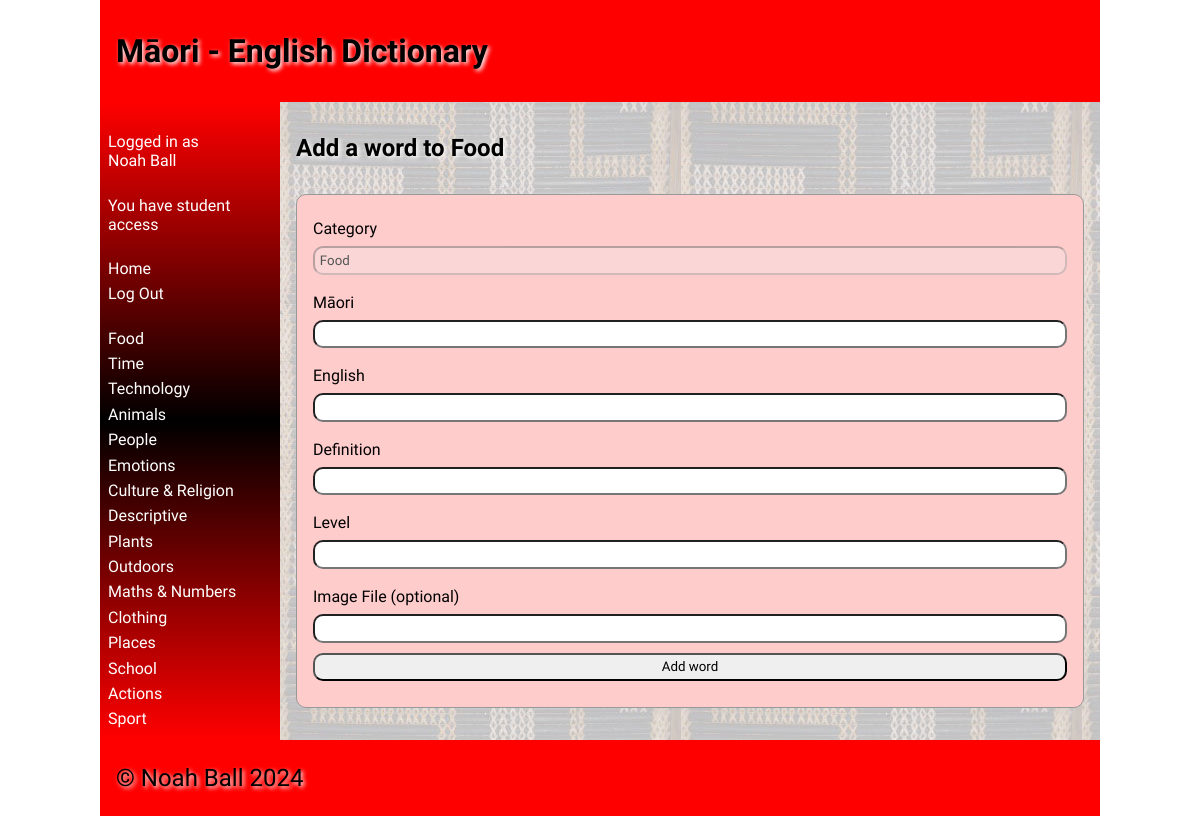
Screenshot of /add-word/1 (signed in) with the database file from the repository.
### tables this page shows
CREATE TABLE category
(
    id   integer
        constraint category_pk
            primary key autoincrement,
    name varchar(35)
);

### routes/pages.py (the view, shortened to what this page needs)
def add_word_page(cat_id):
    if not helpers.user_authenticated():  # Check if the user is logged in
        return redirect('/login')  # If not, redirect to the login page
    try:
        cat_id = int(cat_id)
    except ValueError:
        return redirect('/?error=Category+ID+is+invalid.')
    categories = helpers.get_categories()  # Retrieve all categories from the database
    cat_name = helpers.cat_id_to_name(cat_id, categories)  # Check if the category id provided is valid and grab the category name
    if cat_name is None:  # If the category id is invalid
        return redirect('/?error=Category+not+found')  # Redirect to the home page with an error message
    return render_template('add_word.html', cat_id=cat_id, cat_name=cat_name, error=request.args.get("error"), categories=categories)

### lib/db.py (called while the page is built)
def create_connection(db_file):
    try:  # Try/except block to handle exceptions
        connection = sqlite3.connect(db_file)  # Create a connection to the database
        return connection  # Return the connection
    except sqlite3.Error as e:
        print(e)  # Print the error (if one is caught)
    return None

### lib/helpers.py (called while the page is built)
def get_categories():
    query = "SELECT id, name FROM category"
    conn = db.create_connection(globals.DATABASE_FILE)
    cur = conn.cursor()
    cur.execute(query)
    categories = cur.fetchall()
    conn.close()
    return categories

def user_authenticated():
    return 'user_id' in session

def cat_id_to_name(cat_id: int, categories: tuple):
    for i in range(len(categories)): # For each category
        if categories[i][0] == cat_id: # If the category ID matches
            return categories[i][1] # Return the category name
    return "Unknown" # If the category ID is not found, return "Unknown".

### templates/add_word.html (shortened to what this page needs)
{% extends 'base.html' %}
{% block heading %}Māori - English Dictionary{% endblock %}
{% block main %}
    <h2>Add a word to {{ cat_name }}</h2>
    <form action="/add-word/{{ cat_id }}" method="post">
    <div class="dataForm">
        <p>Category</p>
        <input type="text" id="category_display" name="category_display" value="{{ cat_name }}" required disabled>
        <p>Māori</p>
        <input type="text" id="maori" name="maori" required>
        <p>English</p>
        <input type="text" id="english" name="english" required>
        <p>Definition</p>
        <input type="text" id="definition" name="definition" required>
        <p>Level</p>
        <input type="text" id="level" name="level" required>
        <p>Image File (optional)</p>
        <input type="text" id="filename" name="filename">
        <input type="submit" value="Add word">
    </div>
    </form>
{% endblock %}

### templates/base.html (shortened to what this page needs)
<!doctype html>
<html lang="en">
<head>
    <link href="{{ url_for('static', filename='css/style.css') }}" rel="stylesheet">
</head>
<body>
<div id="container">
    <header>
        <h1>{% block heading %}{% endblock %}</h1>
    </header>
    <nav>
        <ul>
            {% if session["username"] %}
                <li><a>Logged in as<br>{{ session["name"] }}</a></li>
                <br>
                {% if session["user_type"] == 1 %}
                    <li><a>You have student access</a></li>
                {% elif session["user_type"] == 2 %}
                    <li><a>You have teacher access</a></li>
                    <br>
                    <li><a href="/add-category">Add Category</a></li>
                {% endif %}
                <br>
                <li><a href="/">Home</a></li>
            {% endif %}
            {% if not session["user_id"] %}
                <li><a href="/login">Log In</a></li>
                <li><a href="/signup">Sign Up</a></li>
            {% else %}
                <li><a href="/logout">Log Out</a></li>
            {% endif %}
            <br>
            {% for category in categories %}
                <li><a href="/category/{{ category[0] }}">{{ category[1] }}</a></li>
            {% endfor %}
        </ul>
    </nav>
    <main>
        {% block main %}{% endblock %}
    </main>
    <footer>
        <p>
            &copy; Noah Ball 2024
        </p>
    </footer>
</div>
</body>
</html>

### static/css/style.css (style rules this page uses)
* { font-family: Comfortaa, sans-serif; margin: 0; padding: 0; box-sizing: border-box; }
#container { display: grid; grid-template-columns: 75px auto; grid-template-areas: 'nav header' 'main main' 'footer footer'; }
header { grid-area: header; background-color: #f00; padding: 1rem; }
nav { grid-area: nav; }
main { grid-area: main; padding: 1rem; background-color: #edd; }
h1, h2, h3, h4 { padding: 1rem 0; font-family: 'Suez One', serif; color: #000; text-shadow: 2px 2px 4px #fff; }
p { padding: 0.5rem 0; }
a { color: #222; }
.dataForm { margin: 1rem 0; border: 1px solid #999; padding: 1rem; background-color: #fcc; border-radius: 10px; }
.dataForm input, textarea { width: 100%; border-radius: 10px; padding: 0.3rem; margin-bottom: 10px; }
footer { grid-area: footer; padding: 1rem; background-color: #f00; }
footer p { color: #000; text-shadow: 2px 2px 4px #fff; font-size: 1.5rem; }
@media only screen and (min-width: 768px) { #container { grid-template-columns: 180px auto; grid-template-areas: 'header header' 'nav main' 'footer footer'; } }
@media only screen and (min-width: 768px) { nav { background: linear-gradient(180deg, rgba(255,0,0,1) 0%, rgba(0, 0, 0, 1) 50%, rgba(255,0,0,1) 100%); padding: 0.5rem; } }
@media only screen and (min-width: 768px) { nav ul { list-style: none; } }
@media only screen and (min-width: 768px) { nav li { padding: 0.2rem 0; } }
@media only screen and (min-width: 768px) { nav a { color: #fff; text-decoration: none; } }
@media only screen and (min-width: 768px) { main { background-image: url('/poutama.jpg'); } }
@media only screen and (min-width: 1000px) { #container { width: 1000px; margin: auto; } }

### rows the page displays
category: name "Food", category_display "Food"
category: name "Time"
category: name "Technology"
category: name "Animals"
category: name "People"
category: name "Emotions"
category: name "Culture & Religion"
category: name "Descriptive"
category: name "Plants"
category: name "Outdoors"
category: name "Maths & Numbers"
category: name "Clothing"
category: name "Places"
category: name "School"
category: name "Actions"
category: name "Sport"

### other values shown
{{ session["name"] }} "Noah Ball"
